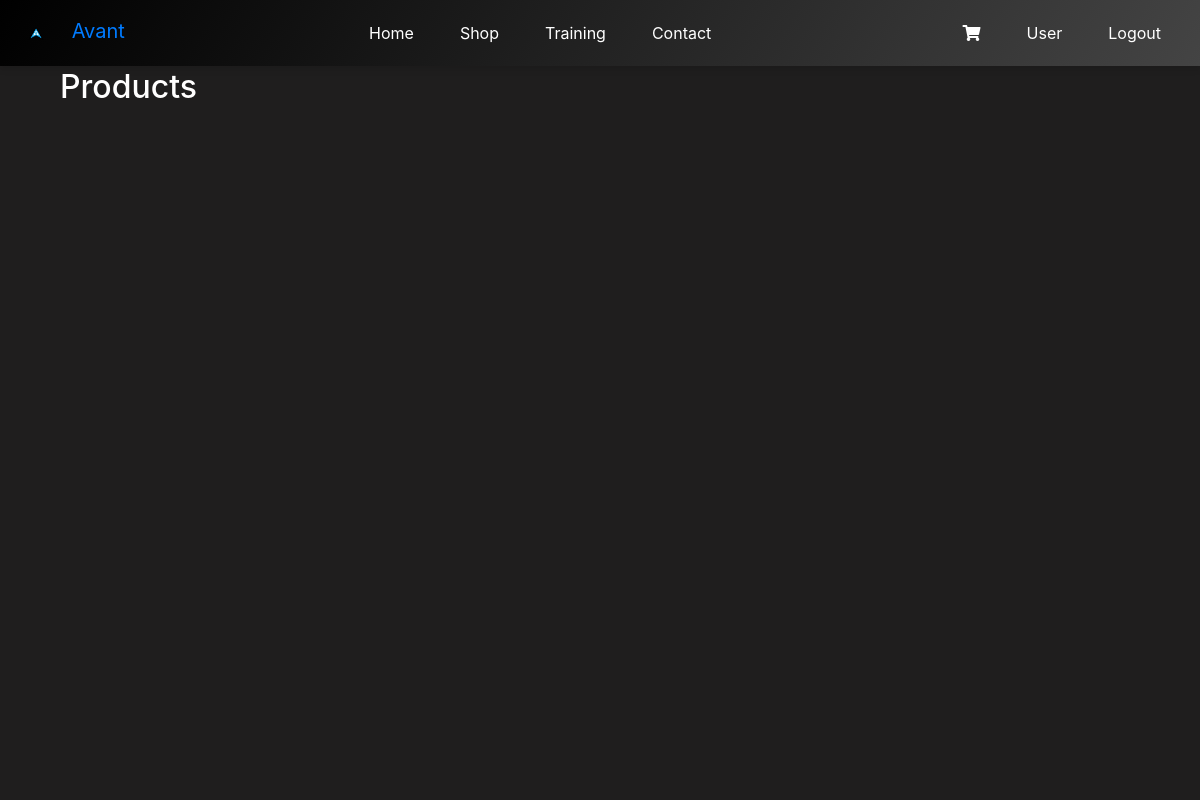
/products/, run on an earlier commit of the app's database.
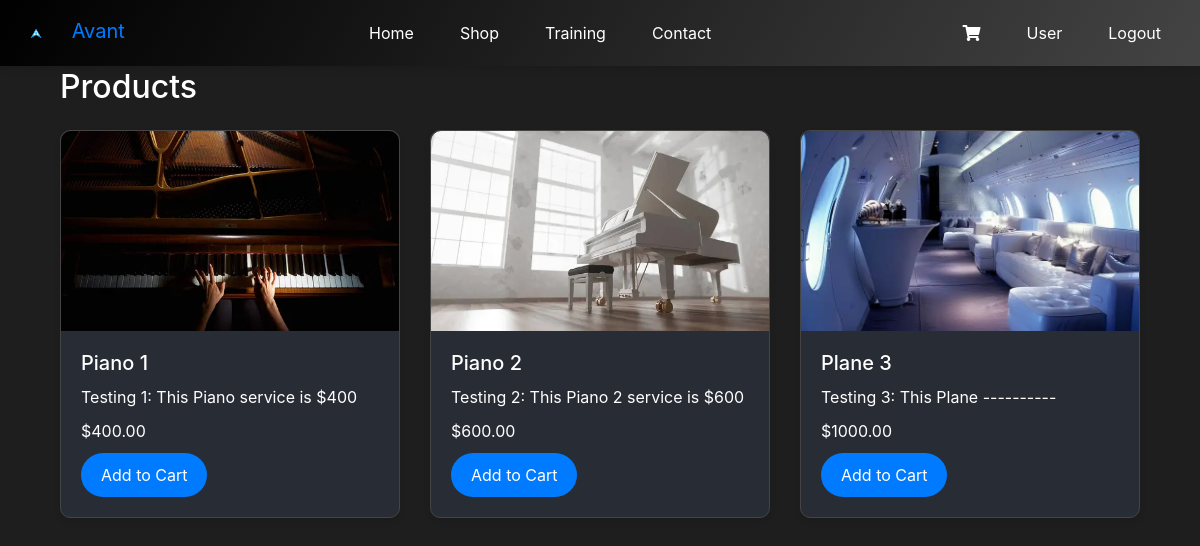
And on a later commit of the database.
### products/models.py (models this page shows, shortened)
class Products(models.Model):
    title = models.CharField(max_length=100)
    image = models.ImageField(upload_to='product_images', blank=True, null=True)
    description = models.TextField()
    price = models.DecimalField(max_digits=10, decimal_places=2)

### products/views.py (the view)
# urls.py: path('', product_list, name='product_list'),
def product_list(request):
    products = Products.objects.all()
    return render(request, 'products/product_list.html', {'products': products})

### products/templates/products/product_list.html
{% extends "home/base.html" %}
{% block content %}
<div class="container mt-5">
    <h2 class="text-white mb-4">Products</h2>
    <div class="row">
        {% for product in products %}
        <div class="col-md-4">
            <div class="card mb-4">
                <img src="{{ product.image.url }}" class="card-img-top" alt="{{ product.title }}">
                <div class="card-body">
                    <h5 class="card-title">{{ product.title }}</h5>
                    <p class="card-text">{{ product.description }}</p>
                    <p class="card-text">${{ product.price }}</p>
                    <a href="{% url 'cart:add_to_cart' product.id %}" class="btn btn-primary">Add to Cart</a>
                </div>
            </div>
        </div>
        {% endfor %}
    </div>
</div>
{% endblock %}

### home/templates/home/base.html (shortened to what this page needs)
<!DOCTYPE html>
<html lang="en">
<head>
    {% load static %}
    <link href="https://stackpath.bootstrapcdn.com/bootstrap/4.5.2/css/bootstrap.min.css" rel="stylesheet">
    <link href="https://cdnjs.cloudflare.com/ajax/libs/font-awesome/5.15.3/css/all.min.css" rel="stylesheet">
    <link href="{% static 'css/style.css' %}" rel="stylesheet">
</head>
<body>
    <div class="color-background"></div>
    {% block navbar %}
    <nav class="navbar navbar-expand-lg fixed-top">
        <a class="navbar-brand" href="#">
            <img src="{% static 'images/image.png' %}" alt="Logo" class="navbar-logo"> Avant
        </a>
        <div class="collapse navbar-collapse justify-content-between" id="navbarNav">
            <ul class="navbar-nav mx-auto">
                <li class="nav-item active">
                    <a class="nav-link" href="{% url 'home:home' %}">Home <span class="sr-only">(current)</span></a>
                </li>
                <li class="nav-item">
                    <a class="nav-link" href="{% url 'products:product_list' %}">Shop</a>
                </li>
                <li class="nav-item">
                    <a class="nav-link" href="{% url 'training:training' %}">Training</a>
                </li>
                <li class="nav-item">
                    <a class="nav-link" href="{% url 'contact:contact' %}">Contact</a>
                </li>
            </ul>
            <ul class="navbar-nav">
                <li class="nav-item">
                    <a class="nav-link" href="{% url 'cart:cart' %}"><i class="fas fa-shopping-cart"></i></a>
                </li>
                <li class="nav-item">
                    <a class="nav-link" href="{% url 'user:user' %}">User</a>
                </li>
                <li class="nav-item">
                    <a class="nav-link" href="#">Logout</a>
                </li>
            </ul>
        </div>
    </nav>
    {% endblock %}
    <div class="container">
        {% block content %}
        {% endblock %}
    </div>
</body>
</html>

### home/static/css/style.css (style rules this page uses)
* { margin: 0; padding: 0; box-sizing: border-box; font-family: 'San Francisco', -apple-system, BlinkMacSystemFont, "Segoe UI", Roboto, "Helvetica Neue", Arial, sans-serif; }
html, body { width: 100%; height: 100%; margin: 0; padding: 0; overflow-x: hidden; }
body { font-family: 'San Francisco', -apple-system, BlinkMacSystemFont, "Segoe UI", Roboto, "Helvetica Neue", Arial, sans-serif; margin: 0; padding: 0; display: flex; flex-direction: column; min-height: 100vh; color: #333; overflow-x: hidden; }
nav { position: fixed; top: 0; width: 100%; background: linear-gradient(120deg, #000, #444); box-shadow: 0 4px 6px rgba(0, 0, 0, 0.1); z-index: 1000; }
nav ul { list-style: none; padding: 0; margin: 0; display: flex; justify-content: center; }
nav ul li { margin: 0 15px; }
nav ul li a { color: white; text-decoration: none; padding: 10px 15px; border-radius: 5px; transition: background 0.3s; }
.navbar-logo { width: 40px; margin-right: 10px; }
.card { background: transparent; border: none; box-shadow: none; }
.card-body { background: transparent; padding: 0; }
.container.mt-5 { margin-top: 80px; padding-top: 20px; }
.card { background-color: #282c34; border: 1px solid #444; border-radius: 10px; box-shadow: 0 4px 6px rgba(0, 0, 0, 0.1); margin-bottom: 20px; }
.card-img-top { object-fit: cover; height: 200px; border-top-left-radius: 10px; border-top-right-radius: 10px; }
.card-body { padding: 20px; color: white; }
.card-title { font-size: 1.25rem; margin-bottom: 10px; }
.card-text { font-size: 1rem; margin-bottom: 10px; }
.btn-primary { background-color: #007bff; border: none; border-radius: 50px; padding: 10px 20px; transition: background-color 0.3s, transform 0.3s; }

What changed in the data, as far as the page shows it:
added Products: image (picture), title "Piano 1", description "Testing 1: This Piano service is $400", price "400.00"
added Products: image (picture), title "Piano 2", description "Testing 2: This Piano 2 service is $600", price "600.00"
added Products: image (picture), title "Plane 3", description "Testing 3: This Plane ----------", price "1000.00"
